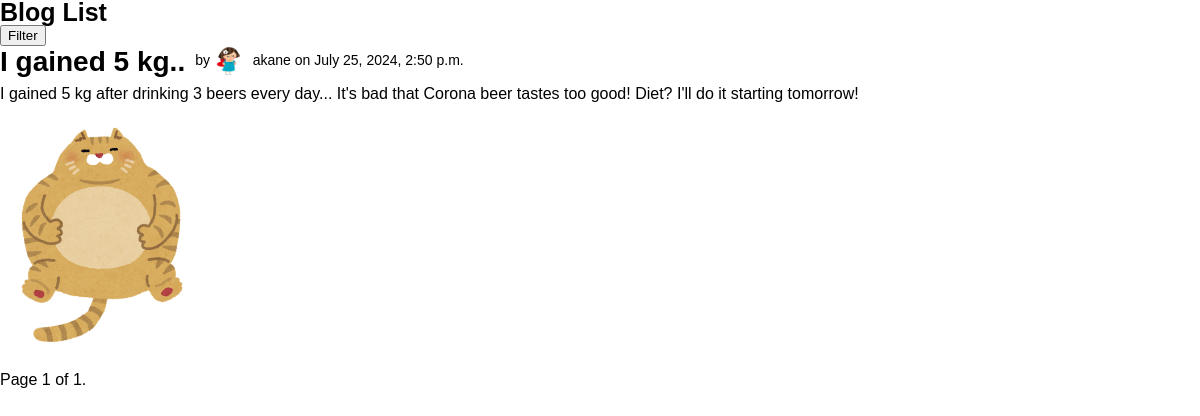
The page /author/akane/ on the database as committed earlier.
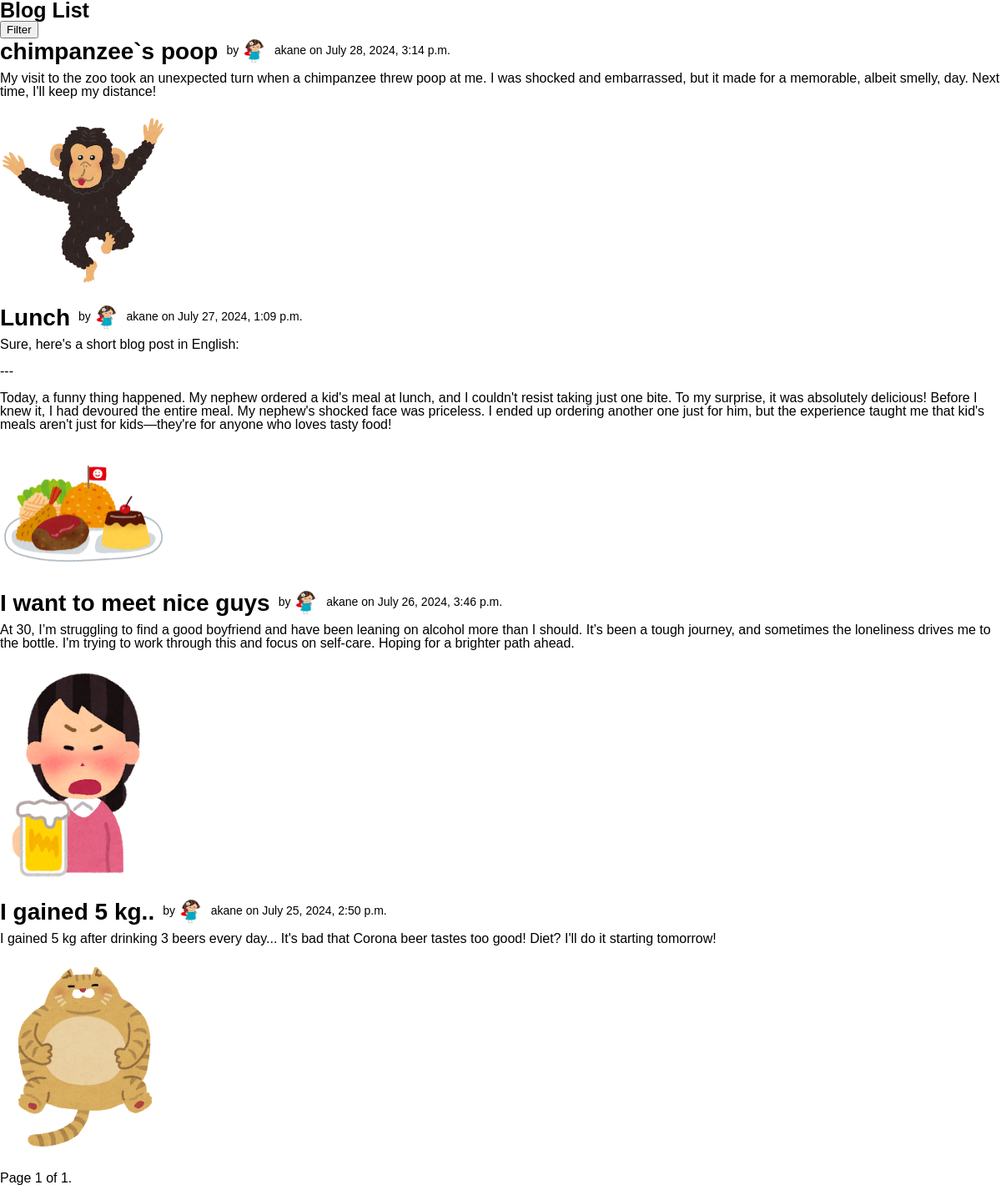
The same page on the database as committed later.
### blog/models.py (models this page shows)
class Blog(models.Model):
 author = models.ForeignKey(User,
 on_delete=models.CASCADE)
 timeslot = models.DateTimeField(default=timezone.now)  # default value = current time
 content = models.TextField()
 title = models.CharField(max_length=30)
 photos = models.ImageField(null=True, blank=True)

class User(models.Model):
 name = models.CharField(max_length=20)
 login = models.CharField(max_length=20) # login name
 password = models.CharField(max_length=255, default='defaultpassword')
 icon = models.ImageField(default='blog/icon/default_icon.png',upload_to = 'blog/icon/')
 profile = models.TextField(default='Nice to meet you!')

### blog/views.py (the view)
# urls.py: path('author/<str:author_name>/', views.author_blog_list_view, name='author_blog_list'),
def author_blog_list_view(request, author_name):
    author = get_object_or_404(User, name=author_name)
    blog_list = Blog.objects.filter(author=author).order_by('-timeslot')
    paginator = Paginator(blog_list, 10)
    page_number = request.GET.get('page', 1)
    try:
        page_number = int(page_number)
    except (ValueError, TypeError):
        page_number = 1
    page_obj = paginator.get_page(page_number)
    return render(request, 'blog_list.html', {'page_obj': page_obj, 'author': author})

### blog/templates/blog_list.html (shortened to what this page needs)
<!DOCTYPE html>
{% load static %}
<html>
<head>
    <link rel="stylesheet" href="{% static 'style.css' %}">
</head>
<body>
    <h1>Blog List</h1>
    <form method="get" action="" hx-get="{% url 'blog_list' %}" hx-target="#blogs-content" hx-swap="innerHTML">
        <button type="submit">Filter</button>
    </form>
    <ul>
        {% for blog in page_obj %}
            <li>
                <div class="title-meta">
                    <h2>{{ blog.title }}</h2>
                    <p class="meta">
                        by <img src="{{ blog.author.icon.url }}" alt="Author Icon" class="author-icon"> {{ blog.author.name }} on {{ blog.timeslot }}
                    </p>
                </div>
                <p class="blog-content">{{ blog.content }}</p>
                {% if blog.photos %}
                    <img src="{{ blog.photos.url }}" alt="Blog Photo" style="max-width:200px;">
                {% endif %}
            </li>
        {% endfor %}
    </ul>
    <div class="pagination">
        <span class="step-links">
            <span class="current">
                Page {{ page_obj.number }} of {{ page_obj.paginator.num_pages }}.
            </span>
        </span>
    </div>
</body>
</html>

Rows that differ between the two databases and show on the page:
added Blog: title "chimpanzee`s poop", author.icon (picture), author.name "akane", timeslot "July 28, 2024, 3:14 p.m.", content "My visit to the zoo took an unexpected turn when a chimpanzee threw poop at me. I was shocked and embarrassed, but it made for a memorable, albeit smelly, day. Next time, I'll keep my distance!…", photos (picture)
added Blog: title "Lunch", author.icon (picture), author.name "akane", timeslot "July 27, 2024, 1:09 p.m.", content "Sure, here's a short blog post in English: --- Today, a funny thing happened. My nephew ordered a kid's meal at lunch, and I couldn't resist taking just one bite. To my surprise, it was absolutely delicious! Before I knew it, I had devoured the entire meal. My nephew's shocked face was priceless. I ended up ordering another one just for him, but the experience taught me that kid's meals aren't just for kids—they're for anyone who loves tasty food!", photos (picture)
added Blog: title "I want to meet nice guys", author.icon (picture), author.name "akane", timeslot "July 26, 2024, 3:46 p.m.", content "At 30, I’m struggling to find a good boyfriend and have been leaning on alcohol more than I should. It’s been a tough journey, and sometimes the loneliness drives me to the bottle. I'm trying to work through this and focus on self-care. Hoping for a brighter path ahead.", photos (picture)
